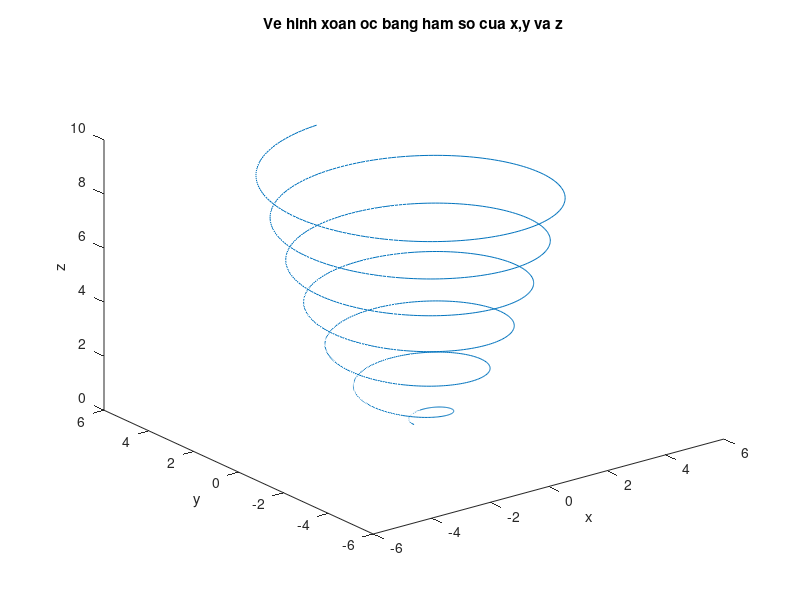

Write the MATLAB code that produced this figure.
clc
clear all 
close all
t=0:pi/200:6*pi;
x=sqrt(t).*sin(2*t);
y=sqrt(t).*cos(2*t);
z=0.5*t;
plot3(x,y,z)
xlabel('x');
ylabel('y');
zlabel('z');
title('Ve hinh xoan oc bang ham so cua x,y va z')